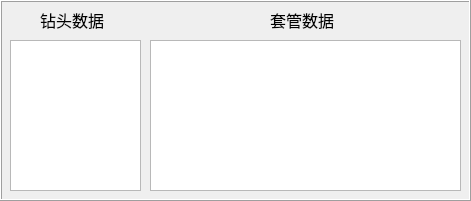
     <widget class="QFrame" name="frame_8">
      <property name="geometry">
       <rect>
        <x>660</x>
        <y>330</y>
        <width>471</width>
        <height>201</height>
       </rect>
      </property>
      <property name="styleSheet">
       <string notr="true">font: 10pt &quot;黑体&quot;;</string>
      </property>
      <property name="frameShape">
       <enum>QFrame::Box</enum>
      </property>
      <property name="frameShadow">
       <enum>QFrame::Raised</enum>
      </property>
      <widget class="QLabel" name="label_96">
       <property name="geometry">
        <rect>
         <x>270</x>
         <y>10</y>
         <width>71</width>
         <height>20</height>
        </rect>
       </property>
       <property name="font">
        <font>
         <family>黑体</family>
         <pointsize>12</pointsize>
         <weight>50</weight>
         <italic>false</italic>
         <bold>false</bold>
        </font>
       </property>
       <property name="styleSheet">
        <string notr="true">font: 12pt &quot;黑体&quot;;</string>
       </property>
       <property name="text">
        <string>套管数据</string>
       </property>
      </widget>
      <widget class="QLabel" name="label_95">
       <property name="geometry">
        <rect>
         <x>40</x>
         <y>10</y>
         <width>71</width>
         <height>20</height>
        </rect>
       </property>
       <property name="font">
        <font>
         <family>黑体</family>
         <pointsize>12</pointsize>
         <weight>50</weight>
         <italic>false</italic>
         <bold>false</bold>
        </font>
       </property>
       <property name="styleSheet">
        <string notr="true">font: 12pt &quot;黑体&quot;;</string>
       </property>
       <property name="text">
        <string>钻头数据</string>
       </property>
      </widget>
      <widget class="QTableWidget" name="tableWidget_6">
       <property name="geometry">
        <rect>
         <x>10</x>
         <y>40</y>
         <width>131</width>
         <height>151</height>
        </rect>
       </property>
      </widget>
      <widget class="QTableWidget" name="tableWidget_7">
       <property name="geometry">
        <rect>
         <x>150</x>
         <y>40</y>
         <width>311</width>
         <height>151</height>
        </rect>
       </property>
      </widget>
     </widget>
